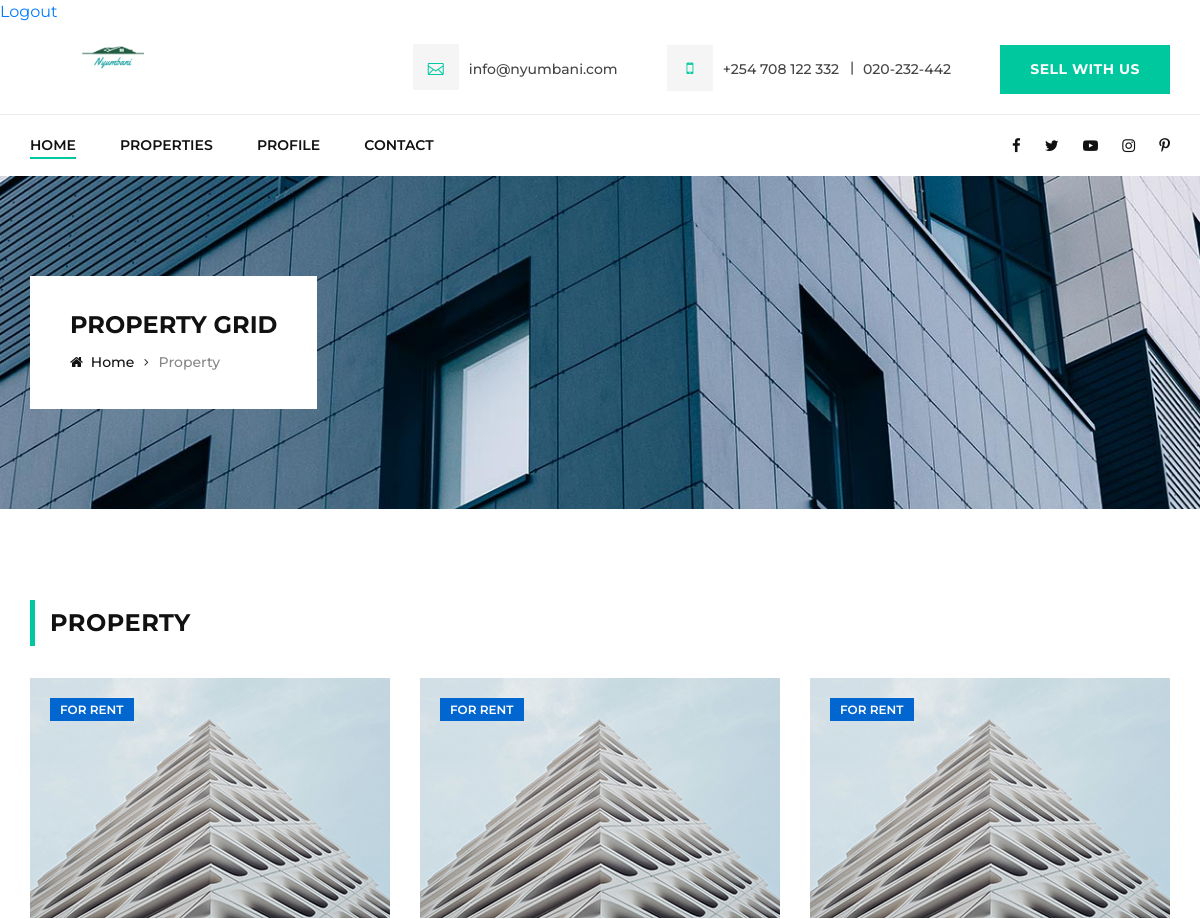
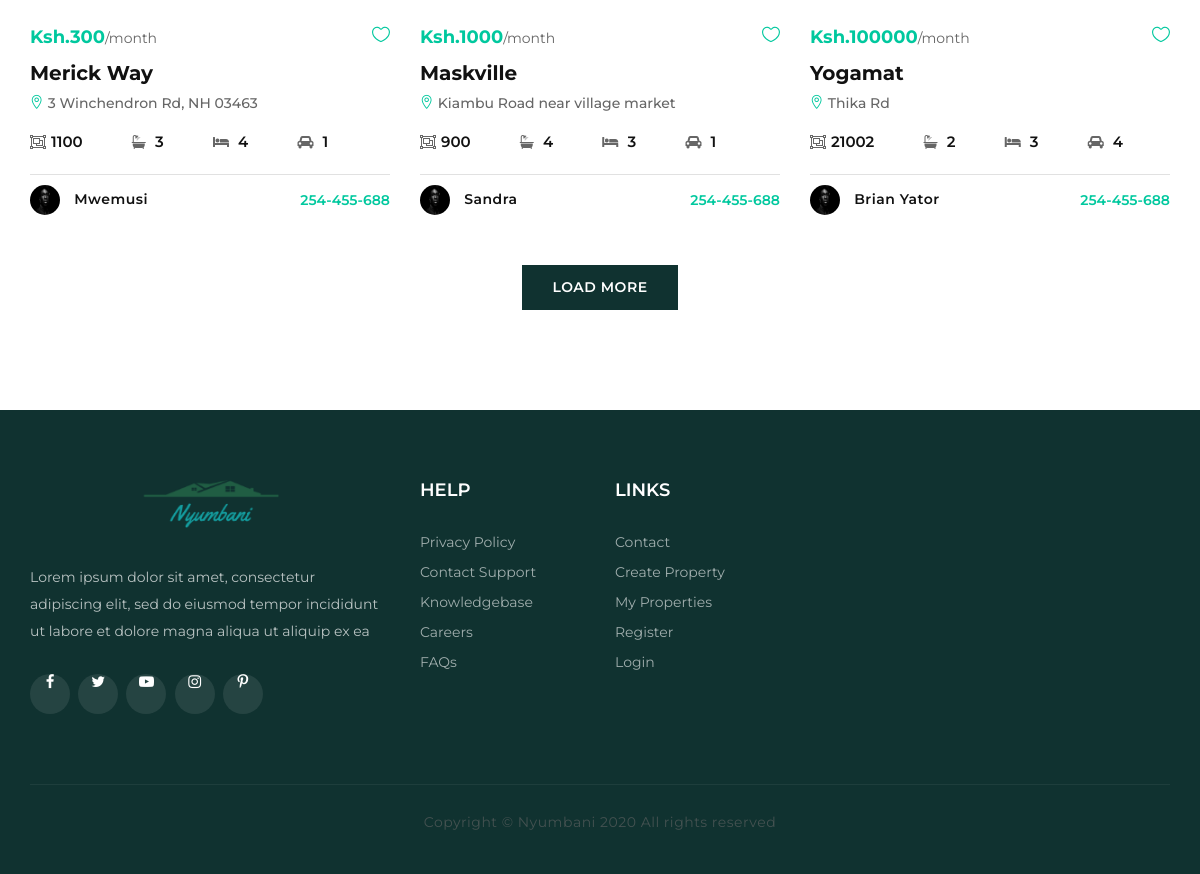
/property.php, run on the app's committed database (2 pictures, top to bottom).
### tables this page shows
CREATE TABLE `property` (
  `id` int(11) NOT NULL,
  `title` varchar(50) NOT NULL,
  `property_type` varchar(50) NOT NULL,
  `location` varchar(40) NOT NULL,
  `contract_type` varchar(40) NOT NULL,
  `agent` varchar(50) NOT NULL,
  `area` int(30) NOT NULL,
  `rooms` int(30) NOT NULL,
  `bedrooms` int(10) NOT NULL,
  `bathrooms` int(20) NOT NULL,
  `garages` int(10) NOT NULL,
  `parking_lots` int(10) NOT NULL,
  `price` int(20) NOT NULL,
  `city` varchar(30) NOT NULL
);

### property.php (the view, shortened to what this page needs)
<?php
  echo '<a href="logout.php?logout">Logout</a>';
    $servername = "localhost";
    $username = "root";
    $password = "";
    try {
      $conn = new PDO("mysql:host=$servername;dbname=nyumbani", $username, $password);
      $conn->setAttribute(PDO::ATTR_ERRMODE, PDO::ERRMODE_EXCEPTION);
    } catch(PDOException $e) {
      echo "Connection failed: " . $e->getMessage();
    }
    $stmt = $conn->prepare("SELECT * FROM property");
    $stmt->execute();
    $result = $stmt->fetchAll();
?>
<!DOCTYPE html>
<html lang="zxx">
<head>
    <link rel="stylesheet" href="css/bootstrap.min.css" type="text/css">
    <link rel="stylesheet" href="css/font-awesome.min.css" type="text/css">
    <link rel="stylesheet" href="css/elegant-icons.css" type="text/css">
    <link rel="stylesheet" href="css/jquery-ui.min.css" type="text/css">
    <link rel="stylesheet" href="css/nice-select.css" type="text/css">
    <link rel="stylesheet" href="css/owl.carousel.min.css" type="text/css">
    <link rel="stylesheet" href="css/magnific-popup.css" type="text/css">
    <link rel="stylesheet" href="css/slicknav.min.css" type="text/css">
    <link rel="stylesheet" href="css/style.css" type="text/css">
</head>
<body>
<header class="header-section">
    <div class="hs-top">
        <div class="container">
            <div class="row">
                <div class="col-lg-2">
                    <div class="logo">
                        <a href="./index.php"><img src="img/logony.png" alt="" /></a>
                    </div>
                </div>
                <div class="col-lg-10">
                    <div class="ht-widget">
                        <ul>
                            <li><i class="icon_mail_alt"></i>info@nyumbani.com</li>
                            <li>
                                <i class="fa fa-mobile-phone"></i>+254 708 122 332
                                <span>020-232-442</span>
                            </li>
                        </ul>
                        <a href="./property-submit.php" class="hw-btn">Sell With Us
                        </a>
                    </div>
                </div>
            </div>
        </div>
    </div>
    <div class="hs-nav">
        <div class="container">
            <div class="row">
                <div class="col-lg-9">
                    <nav class="nav-menu">
                        <ul>
                            <li class="active"><a href="./index.php">Home</a></li>
                            <li>
                                <a href="./property.php">Properties</a>
                            </li>
                            <li><a href="./profile.php">Profile</a></li>
                            <li><a href="./contact.php">Contact</a></li>
                        </ul>
                    </nav>
                </div>
                <div class="col-lg-3">
                    <div class="hn-social">
                        <a href="#"><i class="fa fa-facebook"></i></a>
                        <a href="#"><i class="fa fa-twitter"></i></a>
                        <a href="#"><i class="fa fa-youtube-play"></i></a>
                        <a href="#"><i class="fa fa-instagram"></i></a>
                        <a href="#"><i class="fa fa-pinterest-p"></i></a>
                    </div>
                </div>
            </div>
        </div>
    </div>
</header>
    <section class="breadcrumb-section spad set-bg" data-setbg="img/breadcrumb-bg.jpg">
        <div class="container">
            <div class="row">
                <div class="col-lg-12">
                    <div class="breadcrumb-text">
                        <h4>Property Grid</h4>
                        <div class="bt-option">
                            <a href="./index.php"><i class="fa fa-home"></i> Home</a>
                            <span>Property</span>
                        </div>
                    </div>
                </div>
            </div>
        </div>
    </section>
    <section class="property-section spad">
        <div class="container">
            <div class="row">
                <div class="col-lg-12">
                    <div class="section-title">
                        <h4>PROPERTY</h4>
                    </div>
                </div>
            </div>
            <div class="row">
                <?php foreach($result as $row){?>
            <div class="col-lg-4 col-md-6 mix all house">
            <div class="property-item">
              <div
                class="pi-pic set-bg"
                data-setbg="img/property/property-1.jpg"
              >
                <div class="label">For <?php echo $row['contract_type']?></div>
              </div>
              <div class="pi-text">
                <a href="#" class="heart-icon"
                  ><span class="icon_heart_alt"></span
                ></a>
                <div class="pt-price">Ksh.<?php echo $row['price']?><span>/month</span></div>
                <h5><a href="./property-details.html"><?php echo $row['title']?></a></h5>
                <p><span class="icon_pin_alt"></span> <?php echo $row['location']?></p>
                <ul>
                  <li><i class="fa fa-object-group"></i><?php echo $row['area']?></li>
                  <li><i class="fa fa-bathtub"></i> <?php echo $row['bathrooms']?></li>
                  <li><i class="fa fa-bed"></i> <?php echo $row['bedrooms']?></li>
                  <li><i class="fa fa-automobile"></i> <?php echo $row['garages']?></li>
                </ul>
                <div class="pi-agent">
                  <div class="pa-item">
                    <div class="pa-info">
                      <img src="img/maleowner.jpg" alt="" />
                      <h6><?php echo $row['agent']?></h6>
                    </div>
                    <div class="pa-text">254-455-688</div>
                  </div>
                </div>
              </div>
            </div>
          </div>
          <?php }?>
                <div class="col-lg-12">
                    <div class="loadmore-btn">
                        <a href="#">Load more</a>
                    </div>
                </div>
            </div>
        </div>
    </section>
    <footer class="footer-section">
        <div class="container">
            <div class="row">
                <div class="col-lg-4 col-md-6">
                    <div class="fs-about">
                        <div class="fs-logo">
                            <a href="#">
                                <img src="img/logony.png" alt="" />
                            </a>
                        </div>
                        <p>
                            Lorem ipsum dolor sit amet, consectetur adipiscing elit, sed do
                            eiusmod tempor incididunt ut labore et dolore magna aliqua ut
                            aliquip ex ea
                        </p>
                        <div class="fs-social">
                            <a href="#"><i class="fa fa-facebook"></i></a>
                            <a href="#"><i class="fa fa-twitter"></i></a>
                            <a href="#"><i class="fa fa-youtube-play"></i></a>
                            <a href="#"><i class="fa fa-instagram"></i></a>
                            <a href="#"><i class="fa fa-pinterest-p"></i></a>
                        </div>
                    </div>
                </div>
                <div class="col-lg-2 col-sm-6">
                    <div class="fs-widget">
                        <h5>Help</h5>
                        <ul>
                            <li><a href="#">Privacy Policy</a></li>
                            <li><a href="#">Contact Support</a></li>
                            <li><a href="#">Knowledgebase</a></li>
                            <li><a href="#">Careers</a></li>
                            <li><a href="#">FAQs</a></li>
                        </ul>
                    </div>
                </div>
                <div class="col-lg-2 col-sm-6">
                    <div class="fs-widget">
                        <h5>Links</h5>
                        <ul>
                            <li><a href="#">Contact</a></li>
                            <li><a href="#">Create Property</a></li>
                            <li><a href="#">My Properties</a></li>
                            <li><a href="#">Register</a></li>
                            <li><a href="#">Login</a></li>
                        </ul>
                    </div>
                </div>
                <div class="col-lg-4 col-md-6">
                </div>
            </div>
            <div class="copyright-text">
                <p>
                    Copyright &copy; Nyumbani
                    All rights reserved
                </p>
            </div>
        </div>
    </footer>
</body>
</html>

### data on the page
property: contract_type "RENT", price "300", title "Merick Way", location "3 Winchendron Rd, NH 03463", area "1100", bathrooms "3", bedrooms "4", garages "1", agent "Mwemusi"
property: contract_type "RENT", price "1000", title "Maskville", location "Kiambu Road near village market", area "900", bathrooms "4", bedrooms "3", garages "1", agent "Sandra"
property: contract_type "RENT", price "100000", title "Yogamat", location "Thika Rd", area "21002", bathrooms "2", bedrooms "3", garages "4", agent "Brian Yator"
